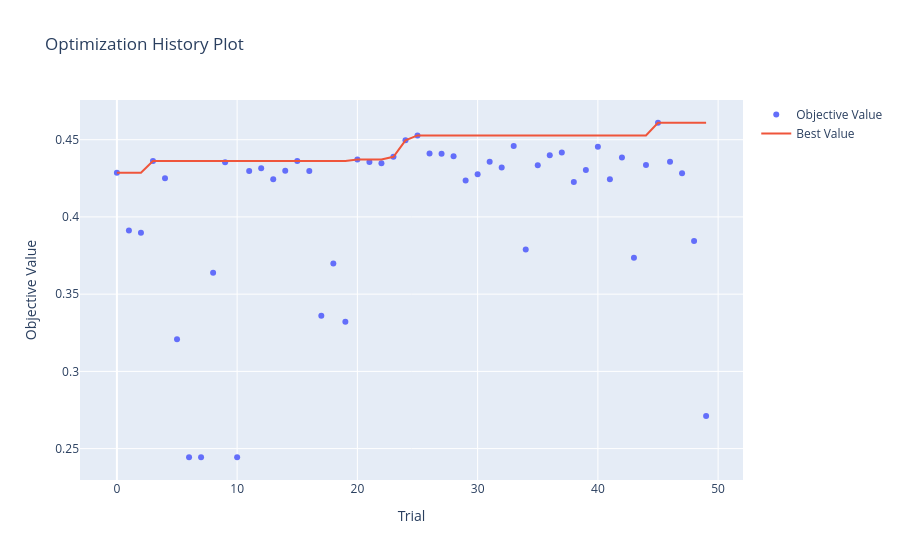

Notebook code for this chart:
### Markdown cell above
### 3.4 Visualizaciones de Optuna [0.2 Puntos]

Optuna provee visualizaciones interactivas para analizar el proceso de optimización.

**To-do:**
- [ ] Graficar el historial de optimización (`plot_optimization_history`).
- [ ] Graficar la importancia de hiperparámetros (`plot_param_importances`).
- [ ] Graficar una visualización del comportamiento de los hiperparámetros (`plot_parallel_coordinate`)

### Code cell
#### Código aquí ####
# Historial de optimización
plot_optimization_history(study).show()

### Figure 1 — Plotly figure (JSON) as saved in the notebook; plotly's stock layout.template omitted (floating-point values rounded to 4 significant figures)
{"data": [{"mode": "markers", "name": "Objective Value", "type": "scatter", "x": [0, 1, 2, 3, 4, 5, 6, 7, 8, 9, 10, 11, 12, 13, 14, 15, 16, 17, 18, 19, 20, 21, 22, 23, 24, 25, 26, 27, 28, 29, 30, 31, 32, 33, 34, 35, 36, 37, 38, 39, 40, 41, 42, 43, 44, 45, 46, 47, 48, 49], "y": [0.4286, 0.3912, 0.3898, 0.4362, 0.4251, 0.3208, 0.2444, 0.2444, 0.3638, 0.4353, 0.2444, 0.4297, 0.4315, 0.4244, 0.43, 0.4363, 0.4297, 0.336, 0.3699, 0.3322, 0.4372, 0.4356, 0.4348, 0.4389, 0.4496, 0.4528, 0.441, 0.4408, 0.4393, 0.4236, 0.4276, 0.4357, 0.432, 0.446, 0.379, 0.4335, 0.4399, 0.4417, 0.4227, 0.4303, 0.4454, 0.4245, 0.4385, 0.3736, 0.4336, 0.461, 0.4357, 0.4283, 0.3845, 0.2712]}, {"mode": "lines", "name": "Best Value", "type": "scatter", "x": [0, 1, 2, 3, 4, 5, 6, 7, 8, 9, 10, 11, 12, 13, 14, 15, 16, 17, 18, 19, 20, 21, 22, 23, 24, 25, 26, 27, 28, 29, 30, 31, 32, 33, 34, 35, 36, 37, 38, 39, 40, 41, 42, 43, 44, 45, 46, 47, 48, 49], "y": [0.4286, 0.4286, 0.4286, 0.4362, 0.4362, 0.4362, 0.4362, 0.4362, 0.4362, 0.4362, 0.4362, 0.4362, 0.4362, 0.4362, 0.4362, 0.4363, 0.4363, 0.4363, 0.4363, 0.4363, 0.4372, 0.4372, 0.4372, 0.4389, 0.4496, 0.4528, 0.4528, 0.4528, 0.4528, 0.4528, 0.4528, 0.4528, 0.4528, 0.4528, 0.4528, 0.4528, 0.4528, 0.4528, 0.4528, 0.4528, 0.4528, 0.4528, 0.4528, 0.4528, 0.4528, 0.461, 0.461, 0.461, 0.461, 0.461]}, {"marker": {"color": "#cccccc"}, "mode": "markers", "name": "Infeasible Trial", "showlegend": false, "type": "scatter", "x": [], "y": []}], "layout": {"title": {"text": "Optimization History Plot"}, "xaxis": {"title": {"text": "Trial"}}, "yaxis": {"title": {"text": "Objective Value"}}}}
